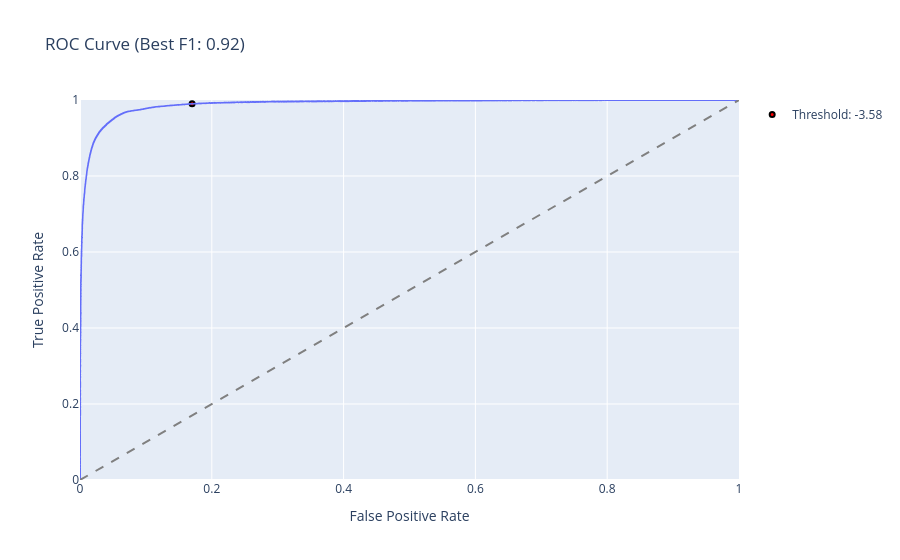

The code cell stored with this chart in its notebook:
### Markdown cell above
We'll look at the ROC curve and to decide the ideal trade off between TPR and FPR

### Code cell
from sklearn.metrics import roc_curve

fpr, tpr, thresholds = roc_curve(true_labels, raw_outputs)

# the goal is to avoid false negatives (missing a seizure), 
# get all the true positives at the price of the minimal false positives
target_recall = 0.99

t_index = np.argmax(tpr >= target_recall)
t_threshold = thresholds[t_index]
t_fpr = fpr[t_index]

df = pd.DataFrame({
    "False Positive Rate": fpr,
    "True Positive Rate": tpr
})

fig = px.line(
    df, 
    x="False Positive Rate", 
    y="True Positive Rate", 
    title=f"ROC Curve (Best F1: {best_f1_vald:.2f})", 
    range_x=[0, 1], 
    range_y=[0, 1]
)

# random guess line
fig.add_shape(
    type='line', line=dict(dash='dash', color='gray'),
    x0=0, x1=1, y0=0, y1=1
)

# selected threshold
selected_x = fpr[t_index]
selected_y = tpr[t_index]

fig.add_trace(go.Scatter(
    x=[selected_x],
    y=[selected_y],
    mode="markers",
    marker=dict(color='red', size=5, line=dict(color='black', width=2)),
    name=f'Threshold: {t_threshold:.2f}'
))


fig.show()
print(f"To get 99% recall we need have to settle for {t_fpr*100:.2f}% false positive rate,\nwith a threshold of {t_threshold}")

### Figure 1 — Plotly figure (JSON) as saved in the notebook; plotly's stock layout.template omitted (floating-point values rounded to 4 significant figures; data arrays with more than 128 entries replaced by an {"elided": "..."} marker saying what was removed)
{"data": [{"hovertemplate": "False Positive Rate=%{x}<br>True Positive Rate=%{y}<extra></extra>", "legendgroup": "", "line": {"color": "#636efa", "dash": "solid"}, "marker": {"symbol": "circle"}, "mode": "lines", "name": "", "showlegend": false, "type": "scattergl", "x": {"elided": "10184 float values"}, "xaxis": "x", "y": {"elided": "10184 float values"}, "yaxis": "y"}, {"marker": {"color": "red", "line": {"color": "black", "width": 2}, "size": 5}, "mode": "markers", "name": "Threshold: -3.58", "type": "scatter", "x": [0.1701], "y": [0.99]}], "layout": {"legend": {"tracegroupgap": 0}, "shapes": [{"line": {"color": "gray", "dash": "dash"}, "type": "line", "x0": 0, "x1": 1, "y0": 0, "y1": 1}], "title": {"text": "ROC Curve (Best F1: 0.92)"}, "xaxis": {"anchor": "y", "domain": [0, 1], "range": [0, 1], "title": {"text": "False Positive Rate"}}, "yaxis": {"anchor": "x", "domain": [0, 1], "range": [0, 1], "title": {"text": "True Positive Rate"}}}}
